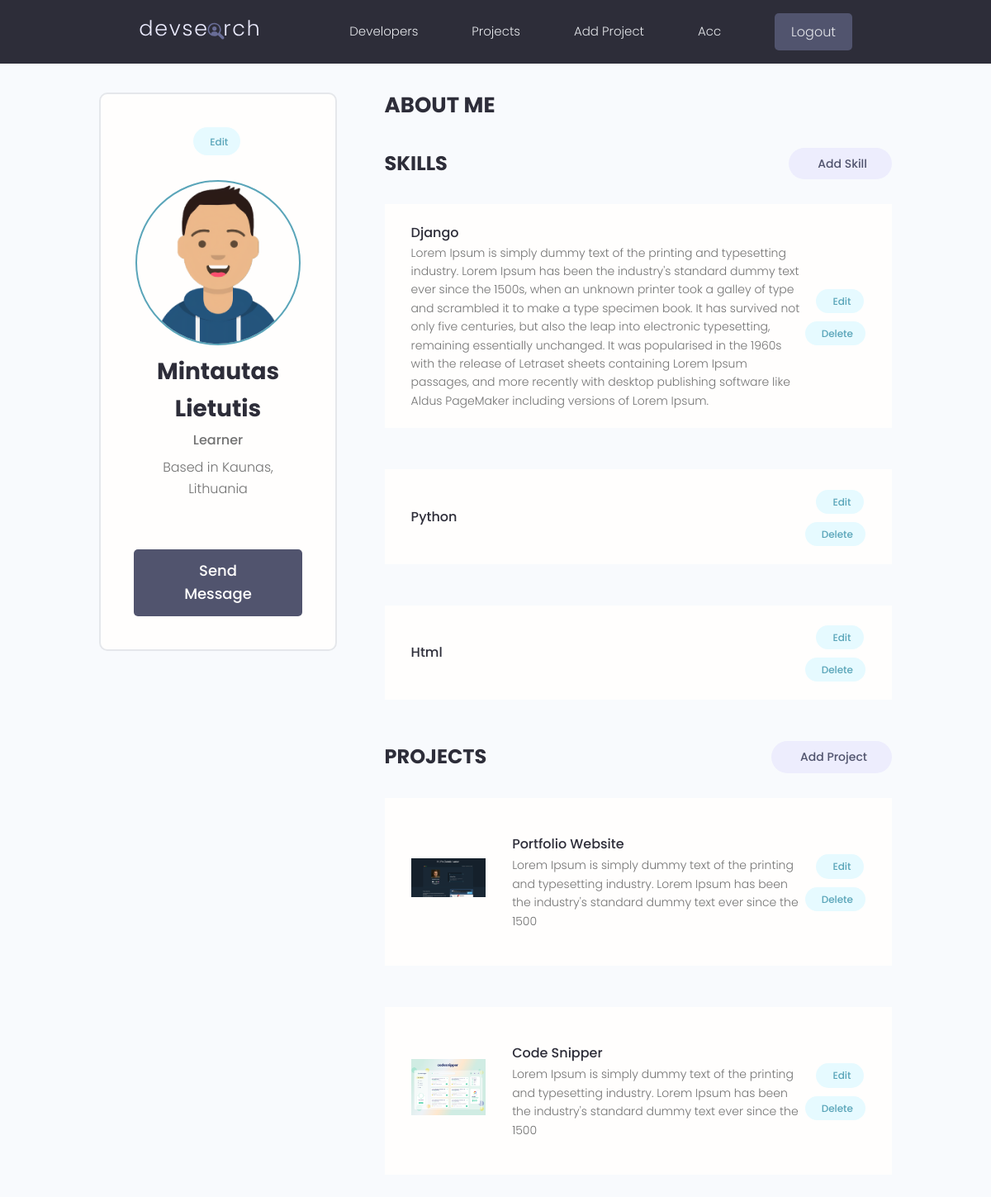
The app's page /account/ (signed in) with its own data.
### users/models.py (models this page shows, shortened)
class Profile(models.Model):
    user = models.OneToOneField(User, on_delete=models.CASCADE, null=True, blank=True)
    name = models.CharField(max_length=200, blank=True, null=True)
    email = models.EmailField(max_length=500, blank=True, null=True)
    username = models.CharField(max_length=200, blank=True, null=True)
    location = models.CharField(max_length=200, blank=True, null=True)
    short_intro = models.CharField(max_length=200, blank=True, null=True)
    bio = models.TextField(blank=True, null=True)
    profile_image = models.ImageField(null=True, blank=True, upload_to='profiles/', default ='profiles/user-default.png' )
    social_github = models.CharField(max_length=200, blank=True, null=True)
    social_twitter = models.CharField(max_length=200, blank=True, null=True)
    social_linkedin = models.CharField(max_length=200, blank=True, null=True)
    social_youtube = models.CharField(max_length=200, blank=True, null=True)
    social_website = models.CharField(max_length=200, blank=True, null=True)
    created = models.DateTimeField(auto_now_add=True)
    id = models.UUIDField(default=uuid.uuid4, unique=True, primary_key=True, editable=False)

class Skill(models.Model):
    owner = models.ForeignKey(Profile, on_delete=models.CASCADE, null=True, blank=True)
    name = models.CharField(max_length=200, blank=True, null=True)
    description = models.TextField(blank=True, null=True)
    created = models.DateTimeField(auto_now_add=True)
    id = models.UUIDField(default=uuid.uuid4, unique=True, primary_key=True, editable=False)
    def __str__(self):
        return str(self.name)

### projects/models.py (models this page shows)
class Project(models.Model):
    owner = models.ForeignKey(Profile, null=True, blank=True, on_delete=models.SET_NULL)
    title = models.CharField(max_length=200)
    description = models.TextField(null=True, blank = True)
    featured_image = models.ImageField(null=True, blank = True, default = 'default.jpg')
    demo_link = models.CharField(max_length=2000, null=True, blank=True)
    source_link = models.CharField(max_length=2000, null=True, blank=True)
    tags = models.ManyToManyField('Tag', blank=True)
    vote_total = models.IntegerField(default=0, null=True, blank=True)
    vote_ratio = models.IntegerField(default=0, null=True, blank=True)
    created = models.DateTimeField(auto_now_add=True)
    id = models.UUIDField(default=uuid.uuid4, unique=True, primary_key=True, editable=False)
    def __str__(self):
        return self.title

### users/views.py (the view)
# urls.py: path('account/', views.userAccount, name="account"),
@login_required(login_url='login')
def userAccount(request):
    profile = request.user.profile
    projects = profile.project_set.all()
    topSkill = profile.skill_set.all()
    context = {'profile': profile, 'topSkill': topSkill, 'projects': projects}
    return render(request, 'users/account.html', context)

### users/templates/users/account.html (shortened to what this page needs)
{% extends 'main.html' %}
{% load static %}
{% block content %}
  <main class="settingsPage profile my-md">
    <div class="container">
      <div class="layout">
        <div class="column column--1of3">
          <div class="card text-center">
            <div class="card__body dev">
              <a class="tag tag--pill tag--main settings__btn" href="{% url 'edit-account' %}"> Edit</a>
              <img class="avatar avatar--xl dev__avatar" src="{{ profile.profile_image.url }}" />
              <h2 class="dev__name">{{profile.name}}</h2>
              <p class="dev__title">{{profile.short_intro}}</p>
              <p class="dev__location">Based in {{profile.location}}</p>
              <a href="#" class="btn btn--sub btn--lg">Send Message </a>
            </div>
          </div>
        </div>
        <div class="column column--2of3">
          <div class="devInfo">
            <h3 class="devInfo__title">About Me</h3>
          </div>
          <div class="settings">
            <h3 class="settings__title">Skills</h3>
            <a class="tag tag--pill tag--sub settings__btn tag--lg" href="{% url 'create-skill' %}"> Add Skill</a>
          </div>
          {% for skill in topSkill %}
          <table class="settings__table">
            <tr>
              <td class="settings__tableInfo">
                <h4>{{skill}}</h4>
                <p>
                  {{skill.description}}
                </p>
              </td>
              <td class="settings__tableActions">
                <a class="tag tag--pill tag--main settings__btn" href="{% url 'edit-skill' skill.id %}"> Edit</a>
                <a class="tag tag--pill tag--main settings__btn" href="{% url 'delete-skill' skill.id %}">
                  Delete</a>
              </td>
            </tr>
            {% endfor %}
          </table>
          <div class="settings">
            <h3 class="settings__title">Projects</h3>
            <a class="tag tag--pill tag--sub settings__btn tag--lg" href="{% url 'create-project' %}"> Add Project</a>
          </div>
          {% for project in projects %}
          <table class="settings__table">
            <tr>
              <td class="settings__thumbnail">
                <a href="{% url 'project' project.id %}"><img src="{{project.featured_image.url}}" alt="Project Thumbnail" /></a>
              </td>
              <td class="settings__tableInfo">
                <a href="{% url 'project' project.id %}">{{project}}</a>
                <p>
                  {{project.description|slice:"150"}}
                </p>
              </td>
              <td class="settings__tableActions">
                <a class="tag tag--pill tag--main settings__btn" href="{% url 'update-project' project.id %}"> Edit</a>
                <a class="tag tag--pill tag--main settings__btn" href="{% url 'delete-project' project.id %}">
                  Delete</a>
              </td>
            </tr>
          </table>
          {% endfor %}
        </div>
      </div>
    </div>
  </main>
</html>
{% endblock %}

### static/styles/app.css (style rules this page uses)
:root { --color-sub: #2d2d39; }
.btn--sub { background-color: var(--color-sub-light); }
.card { border: 2px solid var(--color-light); }
img { width: 100%; }
.profile .card > .dev { padding: 4rem; }
.dev__avatar { display: block; margin: auto; }
.dev__name { color: var(--color-sub); font-size: 2.8rem; font-weight: 700; margin-top: 1rem; margin-bottom: 0.5rem; }
.dev__title { font-size: 1.6rem; font-weight: 500; line-height: 1.3; }
.dev__location { margin-top: 1rem; }
.devInfo { margin-bottom: 3rem; }
.devInfo__title, .devInfo__subtitle { font-size: 2.6rem; color: var(--color-sub); text-transform: uppercase; font-weight: 700; margin-bottom: 1.5rem; }
.settingsPage .dev > .settings__btn { display: inline-block; margin-bottom: 3rem; }
.settings { display: flex; justify-content: space-between; align-items: center; }
.settings__title { font-size: 2.4rem; text-transform: uppercase; font-weight: 700; color: var(--color-sub); }
.settings__table { margin-top: 3rem; margin-bottom: 5rem; padding: 0 3rem; background: var(--color-white); }
.settings__table tr { width: 100%; }
.settings__table tr > td { padding: 2rem 0; }
.settings__thumbnail { width: 23%; min-width: 10rem; }
.settings__thumbnail img { padding-right: 3rem; height: 15rem; object-fit: contain; }
.settings__tableInfo { width: 100%; }
.settings__tableInfo h4, .settings__tableInfo a { padding-right: 1rem; width: auto; font-size: 1.6rem; font-weight: 500; color: var(--color-sub); }
.settings__tableInfo p { font-size: 1.4rem; }
.settings__tableActions { text-align: right; }

### static/uikit/styles/modules/_variables.css (style rules this page uses)
:root { --color-main: #5aa5b9; --color-main-light: #e6faff; --color-sub: #3f4156; --color-sub-light: #51546e; --color-sub-lighter: #ededfd; --color-text: #737373; --color-gray: #8b8b8b; --color-light: #e5e7eb; --color-light-gray: #767676; --color-bg: #f8fafd; --color-white: #fffefd; --color-white-light: #f3f3f3; --color-success: #359e64; --color-success-bg: #def8e8; --color-error: #fc4b0b; --color-error-bg: #fff2ee; --font-base: 'Poppins', arial, helvetica, 'Segoe UI', roboto, ubuntu, sans-serif; --font-monospace: 'Fira Code', 'Courier New', courier, monospace; --font-regular: 300; --font-medium: 500; --font-bold: 700; --generic-shadow: 1px 1px 5px #00000010; --generic-transition: all 0.3s ease-in-out; }

### static/uikit/styles/modules/_base.css (style rules this page uses)
* { margin: 0; padding: 0; box-sizing: border-box; text-rendering: optimizeLegibility; color: inherit; font-size: inherit; }
html { font-size: 50%; }
@media only screen and (min-width: 480px) { html { font-size: 56.25%; } }
@media only screen and (min-width: 1200px) { html { font-size: 62.5%; } }
body { line-height: 1.6; font-weight: 400; font-size: 1.5rem; color: var(--color-text); background-color: var(--color-bg); min-height: 100vh; }

### static/uikit/styles/modules/_typography.css (style rules this page uses)
* { font-family: var(--font-base); }
h2 { font-size: 3.6rem; font-weight: var(--font-bold); }
h3 { font-size: 3.2rem; font-weight: var(--font-medium); }
h4 { font-size: 2.8rem; font-weight: var(--font-medium); }
p, span, strong { font-size: 1.6rem; color: var(--color-text); font-weight: var(--font-regular); }
a { padding-bottom: 2px; text-decoration: none; display: inline-block; color: var(--color-main); font-weight: var(--font-medium); }

### static/uikit/styles/modules/_utilities.css (style rules this page uses)
.container { width: 92%; max-width: 165rem; margin: 0 auto; box-sizing: border-box; }
@media screen and (min-width: 1000px) { .container { width: 90%; } }
@media screen and (min-width: 1200px) { .container { width: 80%; } }
.text-center { text-align: center; }
.my-md { margin: 3rem auto; }

### static/uikit/styles/modules/_avatar.css (style rules this page uses)
.avatar { border-radius: 50%; border: 2px solid var(--color-main); object-fit: cover; }
.avatar--xl { height: 20rem; width: 20rem; }

### static/uikit/styles/modules/_button.css (style rules this page uses)
.btn { display: inline-block; position: relative; cursor: pointer; background-color: var(--color-light); font-weight: var(--font-medium); color: var(--color-sub); text-decoration: none; padding: 1rem 2rem; border-radius: 0.5rem; border: none; width: -webkit-fit-content; width: -moz-fit-content; width: fit-content; height: -webkit-fit-content; height: -moz-fit-content; height: fit-content; font-size: 1.6rem; outline-width: 0; outline-color: transparent; -webkit-backface-visibility: hidden; backface-visibility: hidden; transition: all 0.3s ease-in-out; }
.btn--sub { background-color: var(--color-sub); color: var(--color-white); }
.btn--lg { font-size: 1.8rem; padding: 1.2rem 4.5rem; }

### static/uikit/styles/modules/_layout.css (style rules this page uses)
.layout { display: flex; flex-flow: row wrap; justify-content: space-between; }
.layout > .column { margin-bottom: 3rem; }
.layout > .column.column--1of3 { flex-basis: 30%; }
.layout > .column.column--2of3 { flex-basis: 64%; }

### records on screen
Profile: profile_image (picture), name "Mintautas Lietutis", short_intro "Learner", location "Kaunas, Lithuania"
Skill: name "Django", description "Lorem Ipsum is simply dummy text of the printing and typesetting industry. Lorem Ipsum has been the industry's standard dummy text ever since the 1500s, when an unknown printer took a galley of type and scrambled it to make a type specimen book. It has survived not only five centuries, but also the leap into electronic typesetting, remaining essentially unchanged. It was popularised in the 1960s with the release of Letraset sheets containing Lorem Ipsum passages, and more recently with desktop publishing software like Aldus PageMaker including versions of Lorem Ipsum."
Skill: name "Python"
Skill: name "Html"
Project: featured_image (picture), title "Portfolio Website", description "Lorem Ipsum is simply dummy text of the printing and typesetting industry. Lorem Ipsum has been the industry's standard dummy text ever since the 1500"
Project: featured_image (picture), title "Code Snipper", description "Lorem Ipsum is simply dummy text of the printing and typesetting industry. Lorem Ipsum has been the industry's standard dummy text ever since the 1500"
